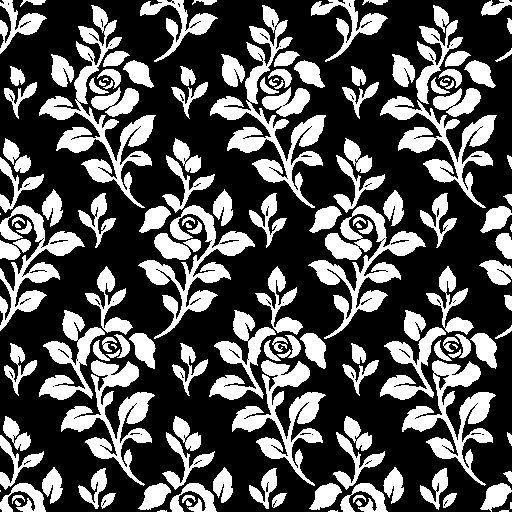
#> input picture assets/lace-source/rose.png, 1024 x 1024 px (shown at 1/2 size)
$ python import_lace.py
#> lines starting #> are read from the running program, lines starting #| are printed output that depends on the picture; after the words box and inside, x2 and y2 are one past the last pixel; in counts of white or black regions, pixels touching at a corner belong together
"""Turns the lace ornament masks in assets/lace-source/ into the wall textures assets/textures/lace-*.png.

    python3 tools/import_lace.py

Source masks: 1024x1024, white ornament on black, seamless, no net (the 'ornaments/' folder from the
refined lace pack). To change a room's lace, replace its PNG in assets/lace-source/ and re-run.

For each room this:
  - scales the ornament to 512 (one tile = 2.2 m of wall) with clean hard edges,
  - adds the diagonal tulle net behind it, 2 px wide so it survives the PS1 resolution,
  - adds a slightly brighter stitched rim (cordonnet) and a faint woven texture inside the motifs,
    so it reads as thread rather than paper cut-outs,
  - tints it white, with alpha = thread (see-through everywhere else).
"""
import os
from PIL import Image, ImageChops, ImageDraw, ImageFilter

ROOT = os.path.join(os.path.dirname(__file__), '..', 'assets')
SRC = os.path.join(ROOT, 'lace-source')
OUT = os.path.join(ROOT, 'textures')

WHITE = (246, 242, 248)
PINK = (247, 205, 226)
ROOMS = {  # source mask -> (texture name, thread colour)
    'rose': ('lace-rose', WHITE),          # entrance, bedroom, outside of the house
    'courtyard': ('lace-courtyard', WHITE),
    'passage': ('lace-passage', WHITE),
    'archive': ('lace-archive', WHITE),
    'gallery': ('lace-gallery', WHITE),
    'fitting': ('lace-fitting', WHITE),
    'atelier': ('lace-atelier', WHITE),
    'textile': ('lace-textile', WHITE),
    'shrine': ('lace-shrine', WHITE),      # the panel behind the statue
}
NET_PERIOD = 32   # px along an edge between net threads (matches the pack's mesh)
NET_WIDTH = 2


def convert(src, colour, size=512):
#> called with src = 'tools/../assets/lace-source/rose.png', colour = (246, 242, 248), size = 512
    mask = Image.open(src).convert('L').resize((size, size), Image.LANCZOS).point(lambda v: 255 if v > 127 else 0)
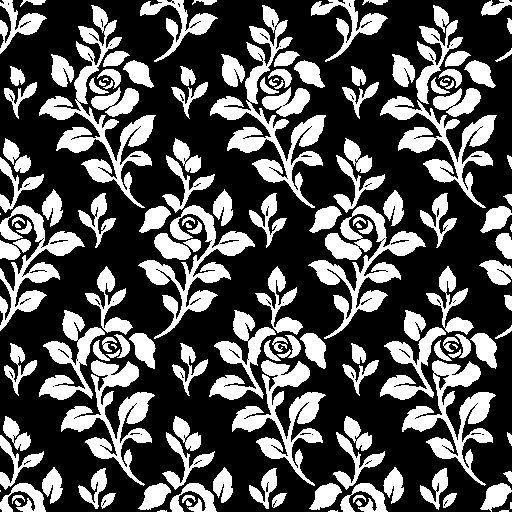
#> mask: PIL image 512x512 L; 33.5% white; 152 white regions (12 under 20 px), largest, box (x1, y1, x2, y2) and area: (210, 5, 326, 208) 5172, (39, 5, 156, 208) 5128, (308, 205, 426, 339) 4370
    # tulle net, wrapped so the tile stays seamless
    net = Image.new('L', (size, size), 0)
#> net: PIL image 512x512 L; every value is 0
    d = ImageDraw.Draw(net)
    for k in range(-size, 2 * size + 1, NET_PERIOD):
        d.line([(k, 0), (k + size, size)], fill=255, width=NET_WIDTH)
        d.line([(k, size), (k + size, 0)], fill=255, width=NET_WIDTH)
    rim = ImageChops.subtract(mask, mask.filter(ImageFilter.MinFilter(3)))           # 1 px inner edge
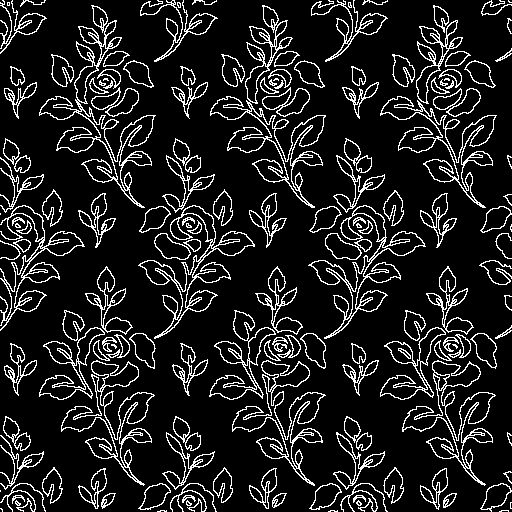
#> rim: PIL image 512x512 L; 12.7% white in thin lines or dots
    weave = Image.new('L', (size, size), 0)                                          # faint stitch texture
    wd = ImageDraw.Draw(weave)
    for k in range(-size, 2 * size, 4):
        wd.line([(k, 0), (k + size, size)], fill=255)
    weave = ImageChops.multiply(weave, mask.filter(ImageFilter.MinFilter(5)))
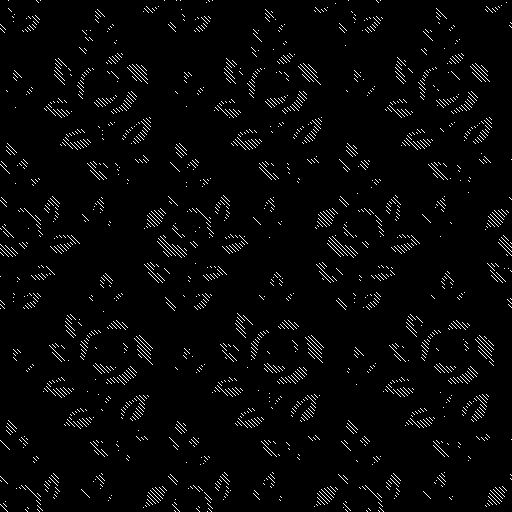
#> weave: PIL image 512x512 L; 2.9% white in thin lines or dots
    alpha = ImageChops.lighter(mask, net)
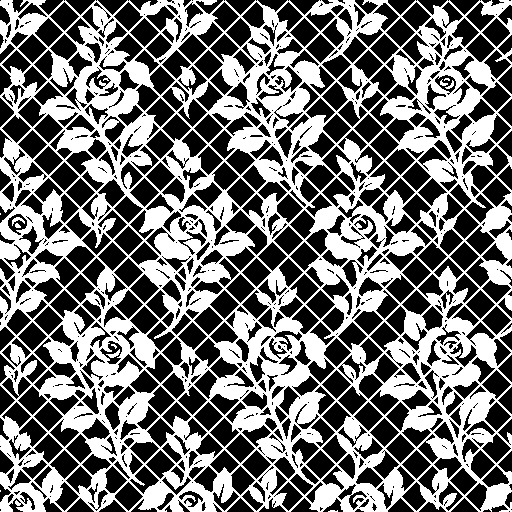
#> alpha: PIL image 512x512 L; 45.3% white; 11 white regions (5 under 20 px), largest, box (x1, y1, x2, y2) and area: (0, 0, 512, 512) 118487, (106, 349, 120, 358) 49, (12, 217, 25, 226) 48, (445, 80, 454, 89) 31, (440, 79, 448, 86) 27, (15, 223, 21, 228) 22
    rgb = Image.new('RGB', (size, size), tuple(int(c * .76) for c in colour))         # net: a little darker
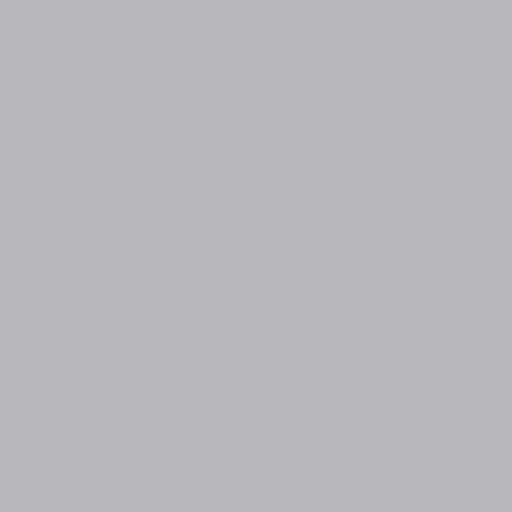
#> rgb: PIL image 512x512 RGB; mean R, G, B 186, 183, 188
    rgb = Image.composite(Image.new('RGB', (size, size), tuple(int(c * .95) for c in colour)), rgb, mask)
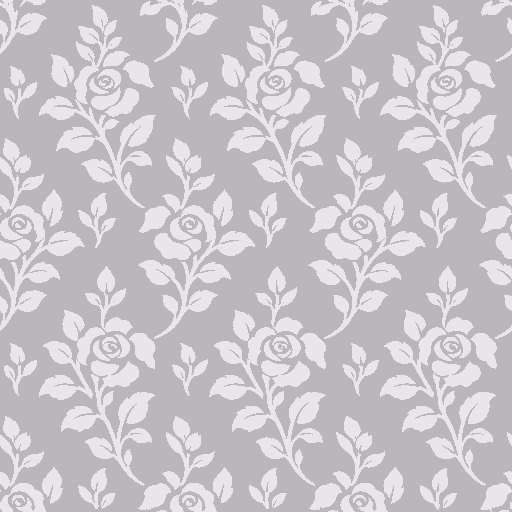
#> rgb: PIL image 512x512 RGB; mean R, G, B 201.7, 198.4, 203.7
    rgb = Image.composite(Image.new('RGB', (size, size), tuple(int(c * .88) for c in colour)), rgb, weave)
    rgb = Image.composite(Image.new('RGB', (size, size), tuple(min(255, int(c * 1.04)) for c in colour)), rgb, rim)
    rgb.putalpha(alpha)
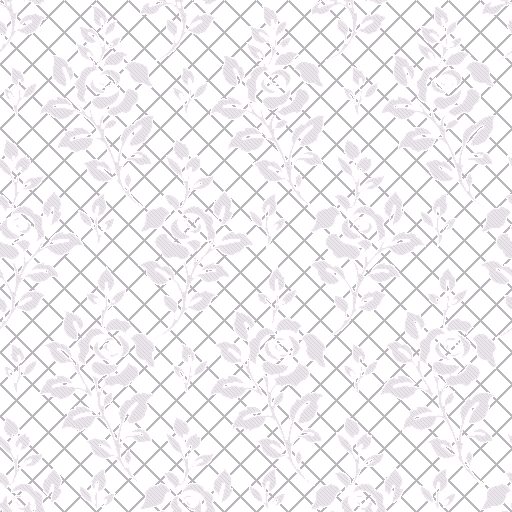
#> rgb: PIL image 512x512 RGBA; mean R, G, B, A 204, 200.7, 205.8, 115.5; transparent parts drawn white
    return rgb


def run():
    done = []
    for src, (name, colour) in ROOMS.items():
        path = os.path.join(SRC, src + '.png')
        if not os.path.exists(path):
            continue
        convert(path, colour).save(os.path.join(OUT, name + '.png'), optimize=True)
        done.append(name)
#> pass 2 of the loop in run, `for src, (name, colour) in ROOMS.items():`:
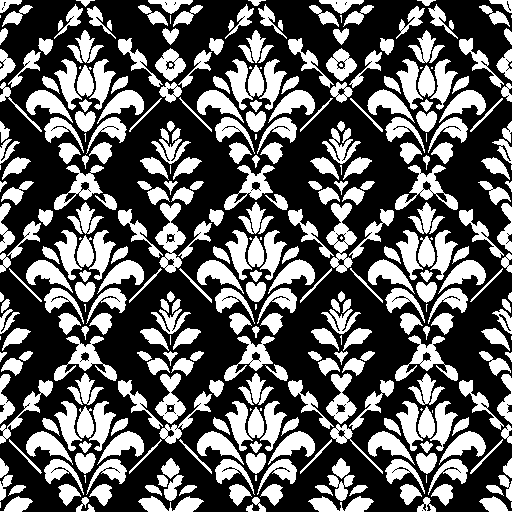
#> input picture assets/lace-source/courtyard.png, 1024 x 1024 px (shown at 1/2 size)
#> mask: PIL image 512x512 L; 37.3% white; 369 white regions (44 under 20 px), largest, box (x1, y1, x2, y2) and area: (155, 203, 186, 273) 1014, (326, 203, 357, 273) 990, (225, 59, 264, 110) 984
#> rim: PIL image 512x512 L; 15.1% white in thin lines or dots
#> in convert (call 2), `weave = ImageChops.multiply(weave, mask.filter(ImageFilter.MinFilter(5..`:
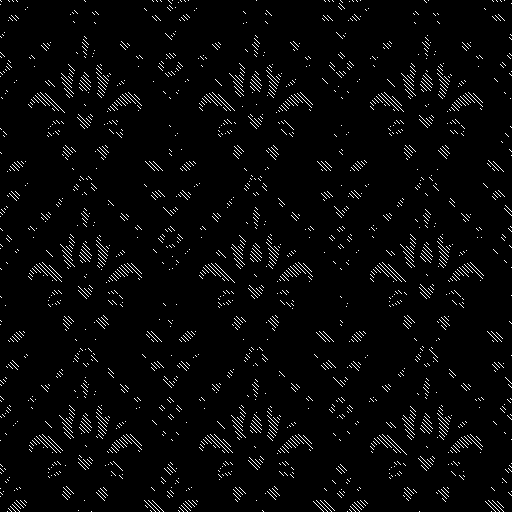
#> weave: PIL image 512x512 L; 3% white in thin lines or dots
#> alpha: PIL image 512x512 L; 48.5% white; 23 white regions (19 under 20 px), largest, box (x1, y1, x2, y2) and area: (0, 0, 512, 512) 126913, (250, 270, 262, 282) 85, (252, 326, 260, 338) 49, (0, 292, 4, 302) 31
#> in convert (call 2), `rgb.putalpha(alpha)`:
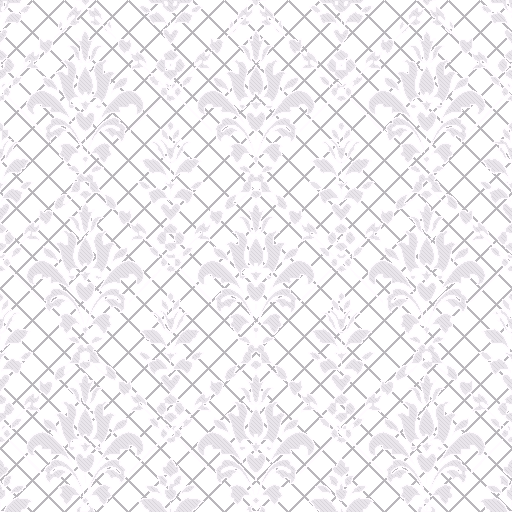
#> rgb: PIL image 512x512 RGBA; mean R, G, B, A 206.4, 203, 208.1, 123.7; transparent parts drawn white
#> pass 3 of the loop in run, `for src, (name, colour) in ROOMS.items():`:
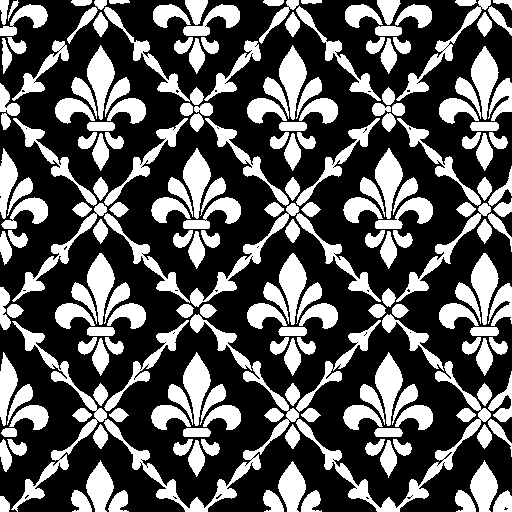
#> input picture assets/lace-source/passage.png, 1024 x 1024 px (shown at 1/2 size)
#> mask: PIL image 512x512 L; 34.7% white; 202 white regions, largest, box (x1, y1, x2, y2) and area: (296, 361, 491, 512) 2799, (104, 361, 299, 512) 2783, (104, 203, 299, 307) 2322
#> rim: PIL image 512x512 L; 11.4% white in thin lines or dots
#> in convert (call 3), `weave = ImageChops.multiply(weave, mask.filter(ImageFilter.MinFilter(5..`:
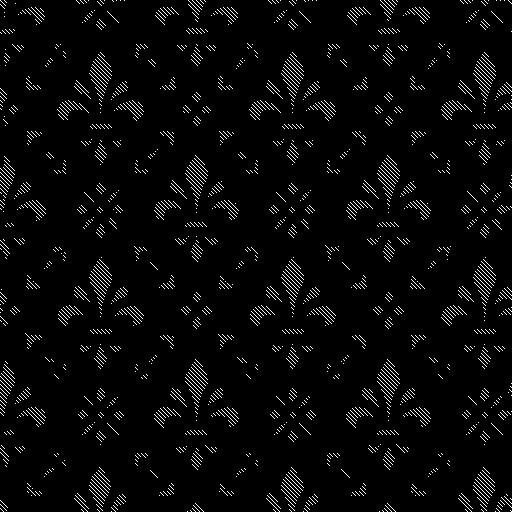
#> weave: PIL image 512x512 L; 3.6% white in thin lines or dots
#> alpha: PIL image 512x512 L; 46.3% white; 1 white region, box (x1, y1, x2, y2) and area: (0, 0, 512, 512) 121484
#> in convert (call 3), `rgb.putalpha(alpha)`:
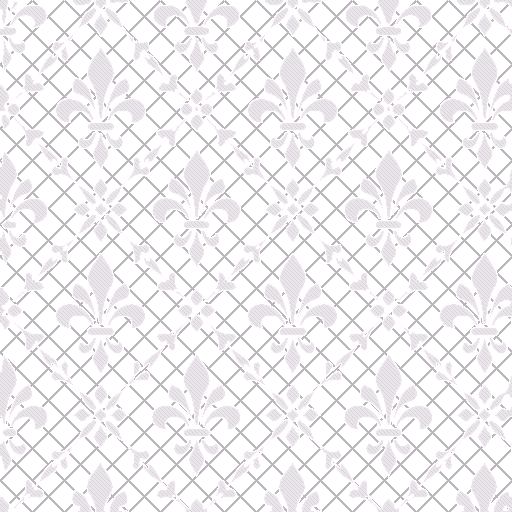
#> rgb: PIL image 512x512 RGBA; mean R, G, B, A 204.2, 200.9, 206, 118.2; transparent parts drawn white
#> the loop made 9 passes; the first 3 are shown
    return done


if __name__ == '__main__':
    print('wrote', ', '.join(run()))
